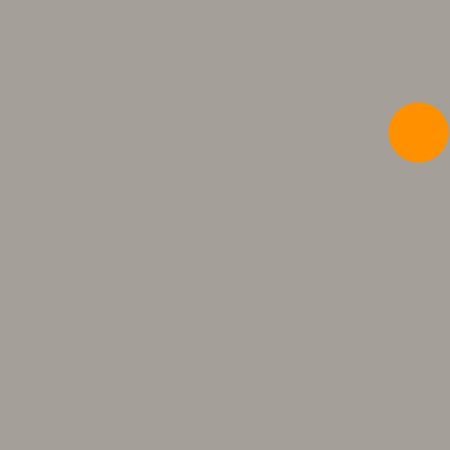
Frame 1 (no input)
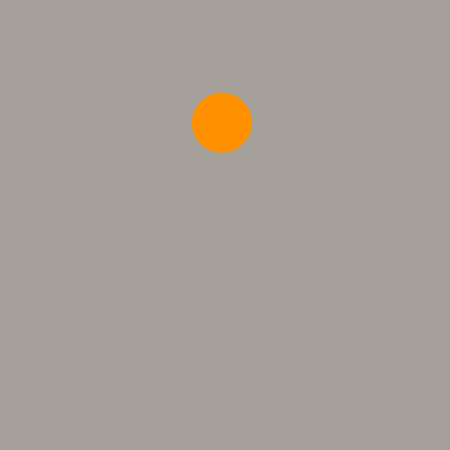
Frame 60 (the mouse pressed at the canvas centre just before this capture)
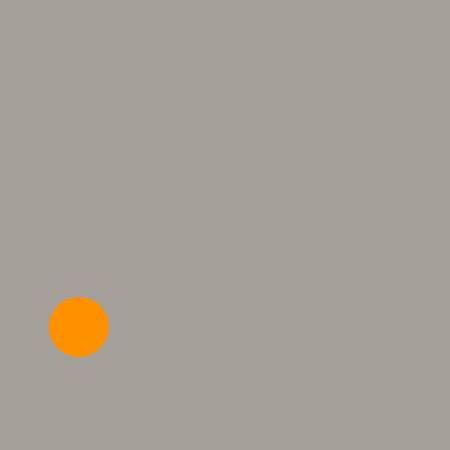
Frame 120 (the mouse held since frame 60 and released just before this capture)

The Processing sketch that drew these frames (run headless with seeded random() and noise(); from frame 60 on, the mouse is pressed at the canvas centre):

// Processing sketch: processing_66483
// ── processing_66483.pde

int d = 60;
float xP;
float yP;
float xV = random(5, 25);
float yV = random(5, 25);

void setup() {
  size(450, 450);
  noStroke();
  smooth();
  xP = random(30, 420);
  yP = random(30, 420);
}

void draw() {
  background(164, 159, 152);

  //how ball moves
  xP = xP + xV;
  yP = yP + yV;

  //move ball on x
  if (xP >= width-(d/2) || xP <= 0+(d/2))
    xV = xV*(-1);

  //move ball on y
  if (yP <= 0+(d/2) || yP >= height-(d/2))
    yV = yV*(-1);

  //draw ball
  fill(255, 144, 0);
  ellipse(xP, yP, d, d);
}
